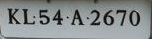
#> input picture 01-Automatic traffic control using computer vision/experiments/7.jpg, 152 x 39 px
$ python trafficsingleimage.py
#> lines starting #> are read from the running program, lines starting #| are printed output that depends on the picture
import cv2
import numpy as np
#argparse module helps to write user-friendly command line interfaces
import argparse
#first for the reference image

img=cv2.imread('7.jpg',0)#1-image acquition for reference image
#> img: shape (39, 152); min 0, max 199, mean 138.6
#img1=cv2.imread('new_a2.jpg',0)#1-image acquition for new image

    #grey=cv2.cvtColor(img,cv2.COLOR_BGR2GRAY)#2rgb to gray conv.
    #grey1=cv2.cvtColor(img1,cv2.COLOR_BGR2GRAY)#2rgb to gray conv.

    #Why gamma correction is done?
    #Gamma correction function is a function that maps luminance levels
    #to compensate the non-linear luminance effect of display
    #devices (or sync it to human perceptive bias on brightness).
gamma=1.5
    #build a look up table mapping the pixel values[0,255]to their adjusted gamma values
    #lookup table-it is an array that replaces runtime computation with a simpler
    #array indexing operations.Used because it is significant and faster then undergoing
    #expensive operations
invgamma=1.0/gamma
table = np.array([((i / 255.0) ** invgamma) * 255
                      for i in np.arange(0, 256)]).astype("uint8")
a=cv2.LUT(img,table)#cv2.LUT function take the input image and the table
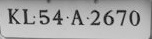
#> a: shape (39, 152); min 0, max 216, mean 166.7
    #  and find the correct mappings for each pixel value

#b=cv2.LUT(img1, table)#gamma coreection for new image

    # to filter the noise from the image first we have to gaussian blur it
img_gaussian = cv2.GaussianBlur(a, (3, 3), 0)
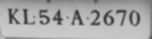
#> img_gaussian: shape (39, 152); min 49, max 205, mean 167
    #gaussianblur for new image
#img_gaussian1 = cv2.GaussianBlur(b, (3, 3), 0)

    #edge detection is done using prewitt edge detection
    # array is created for the convolution for x direction and y direction
kernelx = np.array([[1, 1, 1], [0, 0, 0], [-1, -1, -1]])
kernely = np.array([[-1, 0, 1], [-1, 0, 1], [-1, 0, 1]])

    # 2D convolution takes place using cv2.filter2D
    # cv2.filter2D(src,ddepth=-1/cv_16U/cv_32F..,,kernel)
prewittx = cv2.filter2D(img_gaussian, -1, kernelx)
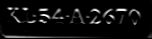
#> prewittx: shape (39, 152); min 0, max 255, mean 14.7
prewitty = cv2.filter2D(img_gaussian, -1, kernely)
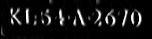
#> prewitty: shape (39, 152); min 0, max 255, mean 19
prewitt = prewittx + prewitty
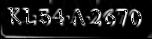
#> prewitt: shape (39, 152); min 0, max 255, mean 27.2

    # [11 lines of commented-out code are left out]
cv2.imwrite('new7i.jpg',img_gaussian)

x=cv2.waitKey(0)
#> (key Esc is pressed here)
if x=='b':
    cv2.destroyAllWindows()

$ run again, with 01-Automatic traffic control using computer vision/experiments/new10_12.jpg copied over 01-Automatic traffic control using computer vision/experiments/7.jpg
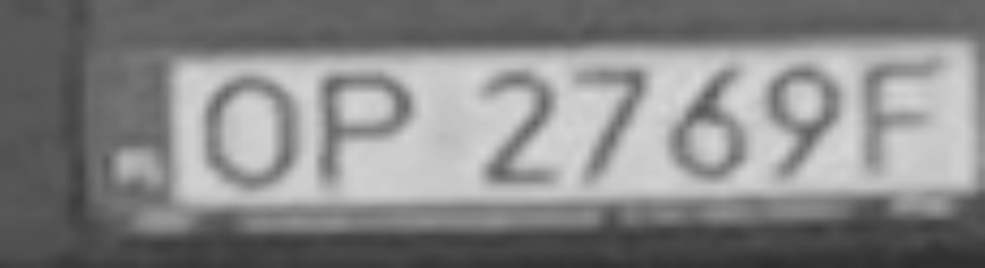
#> input picture 01-Automatic traffic control using computer vision/experiments/new10_12.jpg, 985 x 268 px
#> img is the input picture: shape (268, 985); min 45, max 216, mean 133.8
#> `a=cv2.LUT(img,table)#cv2.LUT function take the input image and the table`:
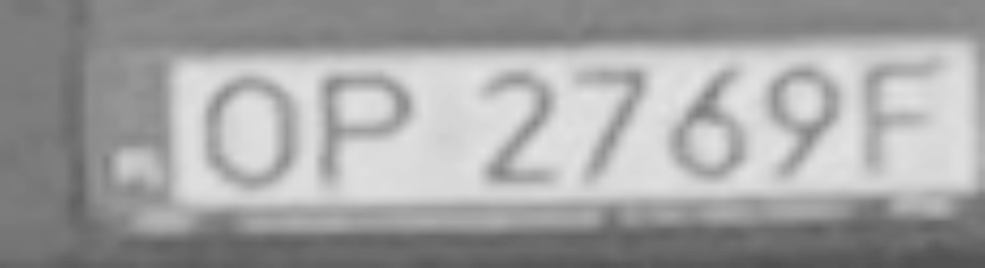
#> a: shape (268, 985); min 80, max 228, mean 162.8
#> `prewitt = prewittx + prewitty`:
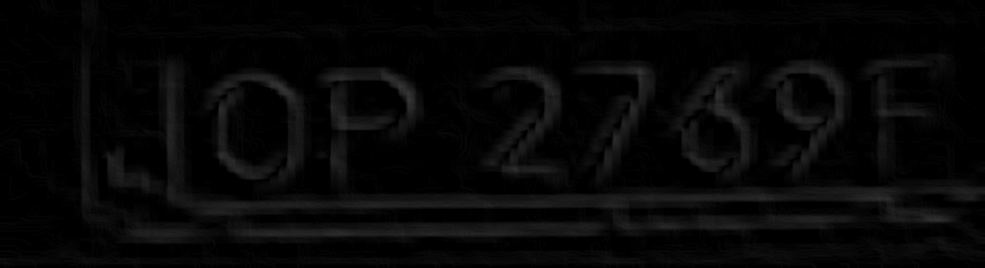
#> prewitt: shape (268, 985); min 0, max 54, mean 6.6
